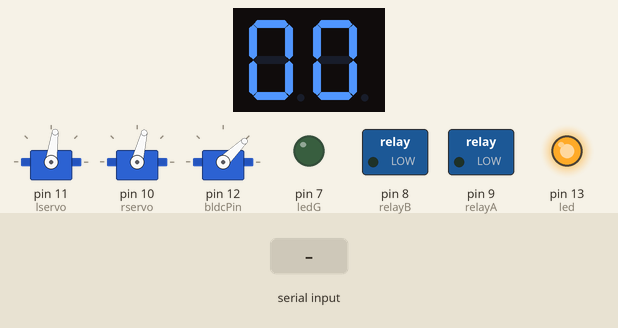
This sketch was run on a simulated Arduino Mega 2560, built with avr-gcc and run on an emulated ATmega2560. On the bench: 3 × servo, 2-digit seven-segment display, switched loads named in the sketch (green lamp = pin HIGH), output pins drawn as LEDs (lit = HIGH). Inputs (shaded band) come from the test bench.

Above: at 1.2 s.
1.3 s: "B" received over Serial
At 2.0 s:
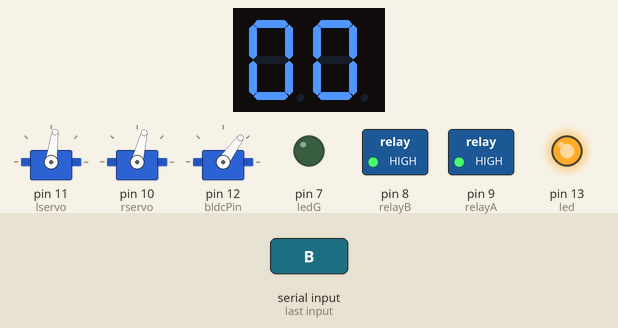
2.8 s: "L" received over Serial
At 3.1 s:
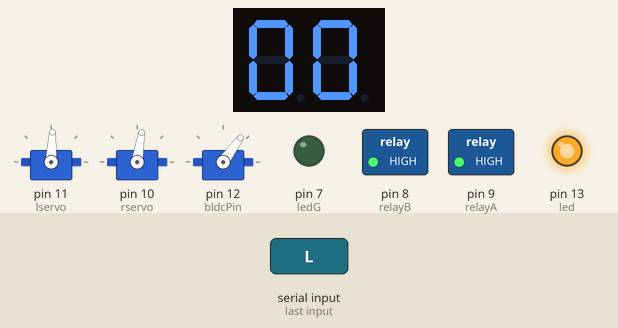
4.3 s: "G" received over Serial
At 5.5 s:
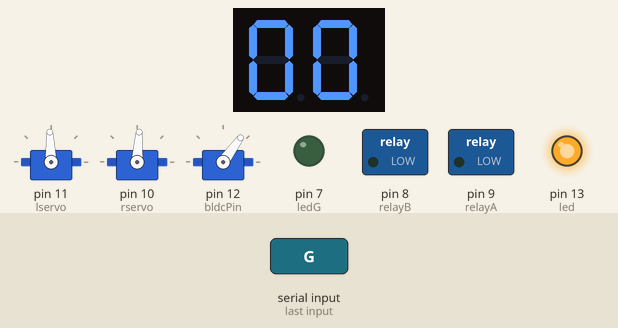
5.8 s: byte 49 ('1') received over Serial
At 6.6 s:
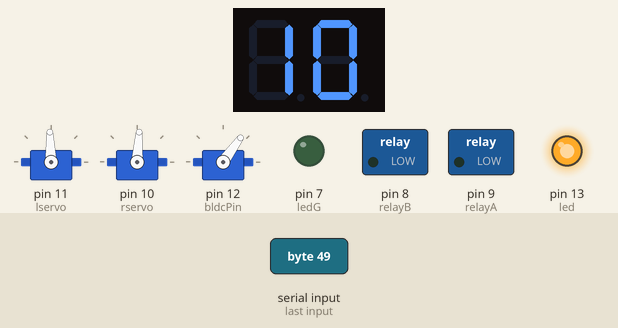
7.3 s: "F" received over Serial
At 7.8 s:
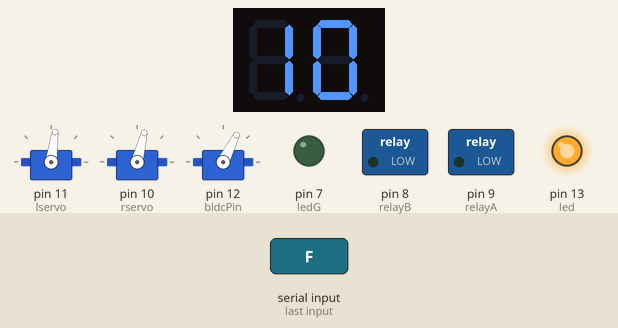
8.8 s: "R" received over Serial
At 10.1 s:
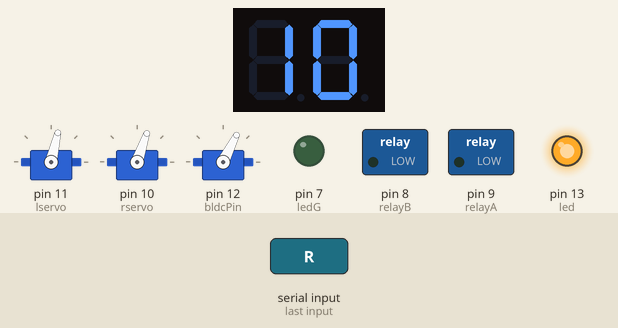
Timing chart, 0 to 11.3 s (numbered marks = the images above; inputs shaded):
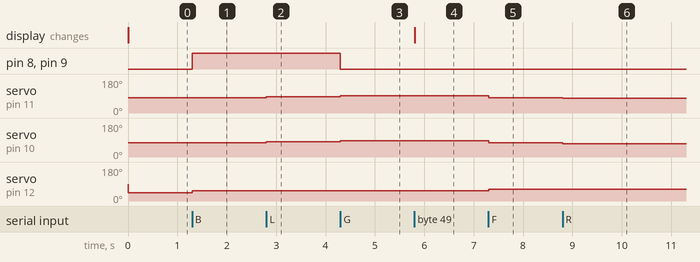

Measured:
- after the input at 1.3 s, pin 8 (relayB), pin 9 (relayA): LOW → HIGH at once; servo on pin 12 (bldcPin): 44° → 54° at once
- after the input at 2.8 s, servo on pin 11 (lservo): 82° → 87° at once; servo on pin 10 (rservo): 76° → 81° at once
- after the input at 4.3 s, pin 8 (relayB), pin 9 (relayA): HIGH → LOW at once; servo on pin 11 (lservo): 87° → 92° at once; servo on pin 10 (rservo): 81° → 86° at once
- after the input at 5.8 s, the display: changes at once (image 4)
- after the input at 7.3 s, servo on pin 11 (lservo): 92° → 82° at once; servo on pin 10 (rservo): 86° → 76° at once; servo on pin 12 (bldcPin): 54° → 63° at once
- after the input at 8.8 s, servo on pin 11 (lservo): 82° → 77° at once; servo on pin 10 (rservo): 76° → 71° at once

The sketch:

rc_boat_bluetooth.ino
```cpp
#include <Servo.h>
#include <SevSeg.h>

Servo port;
Servo starboard;
Servo bldc;
SevSeg speedmeter;
char command = 'S';
int led = 13;
int ledG = 7;
int bldcPin = 12;
int lservo = 11;
int rservo = 10;
int relayA = 9;
int relayB = 8;
int pulseTime = 1100;
int posR = 76;
int posL = 82;
int pspeed = 00;


void setup()
{
  Serial.begin(9600);
  port.attach(lservo);
  starboard.attach(rservo);
  bldc.attach(bldcPin);
  port.write(posL);
  starboard.write(posR);
  pinMode(relayA, OUTPUT);
  pinMode(relayB, OUTPUT);
  delay(1);
  bldc.writeMicroseconds(1000); //bldc arming

  byte numDigits = 2; //speed display digits
  byte digitPins[] = {38, 40}; //A,B,C,D,E,F,G pin
  byte segmentPins[] = {36, 34, 32, 30, 28, 26, 24}; //digit-1 cathode, digit-2 cathode
  speedmeter.begin(COMMON_CATHODE, numDigits, digitPins, segmentPins);
  pinMode(led, OUTPUT);
  pinMode(ledG, OUTPUT);
  digitalWrite(led, HIGH);
  digitalWrite(ledG, LOW);
}

void loop() {
  if (Serial.available() > 0) {
    command = Serial.read();
    if (command == 'F') {    //move front
      digitalWrite(relayA, LOW);
      digitalWrite(relayB, LOW);
      posL = 82;
      posR = 76;
      port.write(posL);       //left servo
      starboard.write(posR);  //right servo
      bldc.writeMicroseconds(pulseTime);
    }
    else if (command == 'B') {    //move back
      digitalWrite(relayA, HIGH);
      digitalWrite(relayB, HIGH);
      posL = 82;
      posR = 76;
      port.write(posL);       //left servo
      starboard.write(posR);  //right servo
      bldc.writeMicroseconds(pulseTime);
    }
    else if (command == 'L') {   //move left, motor off
      posR += 5;
      posL += 5;
      if (posR > 116)
        posR = 116;
      if (posL > 122)
        posL = 122;
      starboard.write(posR);
      port.write(posL);
    }
    else if (command == 'R') {     //move right, motor off
      posR -= 5;
      posL -= 5;
      if (posR < 36)
        posR = 36;
      if (posL < 42)
        posL = 42;
      starboard.write(posR);
      port.write(posL);
    }
    else if (command == 'S') {    //default
      digitalWrite(relayA, LOW);
      digitalWrite(relayB, LOW);
      posR = 76;
      posL = 82;
      starboard.write(posR);
      port.write(posL);
      bldc.writeMicroseconds(1000);
    }
    else if (command == 'I') {    //move right, motor on
      digitalWrite(relayA, LOW);
      digitalWrite(relayB, LOW);
      bldc.writeMicroseconds(pulseTime);
      posR -= 5;
      posL -= 5;
      if (posR < 36)
        posR = 36;
      if (posL < 42)
        posL = 42;
      starboard.write(posR);
      port.write(posL);
    }
    else if (command == 'J') {    //move back-right
      digitalWrite(relayA, HIGH);
      digitalWrite(relayB, HIGH);
      bldc.writeMicroseconds(pulseTime);
      posR -= 5;
      posL -= 5;
      if (posR < 36)
        posR = 36;
      if (posL < 42)
        posL = 42;
      starboard.write(posR);
      port.write(posL);
    }
    else if (command == 'G') {    //move left, motor on
      digitalWrite(relayA, LOW);
      digitalWrite(relayB, LOW);
      bldc.writeMicroseconds(pulseTime);
      posR += 5;
      posL += 5;
      if (posR > 116)
        posR = 116;
      if (posL > 122)
        posL = 122;
      starboard.write(posR);
      port.write(posL);
    }
    else if (command == 'H') {    //move back-left
      digitalWrite(relayA, HIGH);
      digitalWrite(relayB, HIGH);
      bldc.writeMicroseconds(pulseTime);
      posR += 5;
      posL += 5;
      if (posR > 116)
        posR = 116;
      if (posL > 122)
        posL = 122 ;
      starboard.write(posR);
      port.write(posL);
    }
    //set speed
    else if (command == '0') {
      pulseTime = 1100;
      pspeed = 00;
    }
    else if (command == '1') {
      pulseTime = 1190;
      pspeed = 10;
    }
    else if (command == '2') {
      pulseTime = 1200;
      pspeed = 20;
    }
    else if (command == '3') {
      pulseTime = 1225;
      pspeed = 30;
    }
    else if (command == '4') {
      pulseTime = 1250;
      pspeed = 40;
    }
    else if (command == '5') {
      pulseTime = 1275;
      pspeed = 50;
    }
    else if (command == '6') {
      pulseTime = 1300;
      pspeed = 60;
    }
    else if (command == '7') {
      pulseTime = 1400;
      pspeed = 70;
    }
    else if (command == '8') {
      pulseTime = 1500;
      pspeed = 80;
    }
    else if (command == '9') {
      pulseTime = 1700;
      pspeed = 90;
    }
    else if (command == 'q') {
      pulseTime = 1800 ;
      pspeed = 99;
    }
  }
  speedmeter.refreshDisplay();
  speedmeter.setNumber(pspeed, 2);
}
```
